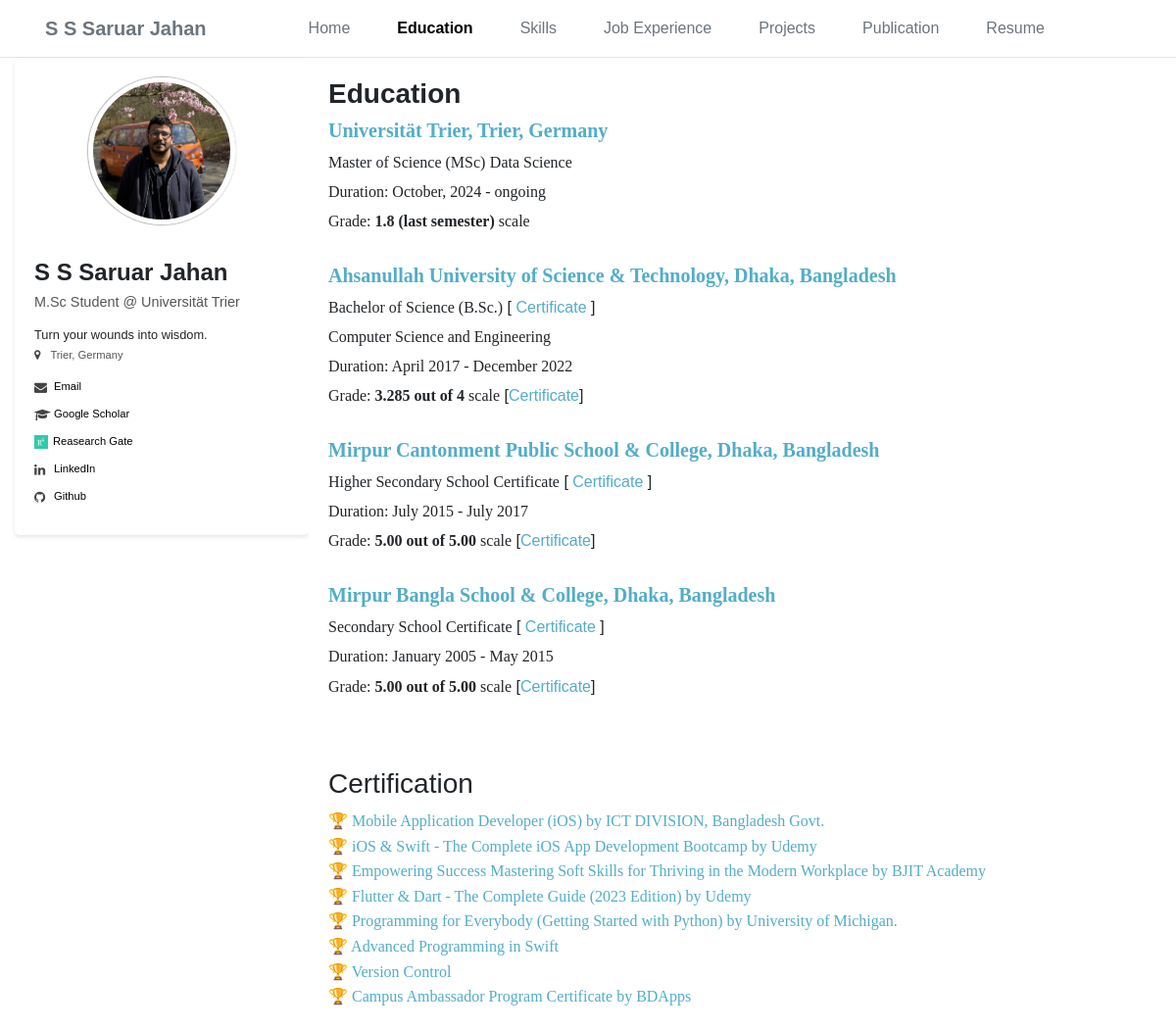
The app's page /education/ with its own data.
### portfolio/models.py (models this page shows)
class HomeSidebarInfo(models.Model):
    interestText = models.CharField(max_length=300)
    locaionText = models.CharField(max_length=300)
    emailText = models.EmailField(("example@gmail.com"), max_length=254)
    googleScholarLink = models.CharField(max_length=300)
    linkedInLink = models.CharField(max_length=300)
    twitterLink = models.CharField(max_length=300)
    githubLink = models.CharField(max_length=300)
    orcidLink = models.CharField(max_length=300)
    researchGateLink = models.CharField(max_length=300)

class EducationItem(models.Model):
    schoolNameText = models.CharField(max_length=300)
    schoolWebsiteLink = models.CharField(max_length=300, blank = True, null=True)
    degreeNameText = models.CharField(max_length=300)
    departmentNameText = models.CharField(max_length=300, blank = True, null=True)
    certificateLink = models.CharField(max_length=300, blank = True, null=True)
    durationText = models.CharField(max_length=300)
    gradeText = models.CharField(max_length=300, blank = True, null=True)
    transcriptLink = models.CharField(max_length=300, blank = True, null=True)

class AchievementItem(models.Model):
    title = models.CharField(max_length=100)
    acheivementLink = models.URLField(
        max_length=200,
        validators=[URLValidator()],
        blank=True,
        null=True
    )

### portfolio/views.py (the view)
# urls.py: path("education/", views.education, name="education"),
def education(request):
    educationItems = EducationItem.objects.all()
    achievementItems = AchievementItem.objects.all()
    return render(request, "education.html", {"educationItems": educationItems, "achievementItems": achievementItems})

### portfolio/context_processors.py (called while the page is built)
def global_settings(request):
    from .models import HomeSidebarInfo
    sideBarItem = HomeSidebarInfo.objects.first
    return {
        'sideBarItem': sideBarItem
    }

### portfolio/templates/education.html (shortened to what this page needs)
{% extends "base.html" %} {% block title %} Education{% endblock  %}
{% load static %}
{% block extra_css %}
<link rel="stylesheet" href="{% static 'css/education.css' %}">
{% endblock %}
{% block content %}
    <div class="main-content">
        <h3><b>Education</b></h3>
        {% for item in educationItems %}
        <div>
            {%if item.schoolWebsiteLink == ""%}
            <h5><b class="styled-link">{{item.schoolNameText}}</b></h5><br>
            {%else%}
            <h5><a class="styled-link" href="{{item.schoolWebsiteLink}}"><b>{{item.schoolNameText}}</b> </a></h5><br>
            {%endif%}
                <h6> {{item.degreeNameText}} </h6>
            {%if item.certificateLink != null%}
            <span>
                [ <a class="styled-link" href="{{item.certificateLink}}">Certificate</a> ]
            </span>
            <br>
            {%endif%}
            {% if item.departmentNameText != null%}
            <h6>{{item.departmentNameText}}</h6><br>
            {%endif%}
            <h6>Duration: {{item.durationText}}</h6><br>
            <h6>Grade: <b>{{item.gradeText}}</b> scale </h6>
            {%if item.transcriptLink != null%}
                <span>[<a class="styled-link" href="{{item.transcriptLink}}">Certificate</a>]</span><br>
            {%endif%}
        </div>
        <br>
        {% endfor %}
    </div>
    <div class="main-content">
        <h3>Certification</h3>
        {%for item in achievementItems%}
           <div class="achievement-row">
                <p class="achievement-title"> <a class="styled-link"  href="{{item.acheivementLink}}">
              🏆 {{item.title}}  </a> </p>
          </div>
        {%endfor%}
    </div>
{% endblock content %}

### portfolio/templates/base.html (shortened to what this page needs)
{% load static %}
<!DOCTYPE html>
<html lang="en">
  <head>
    {% block extra_css %}
    {% endblock %}
    <link rel="stylesheet" href="https://cdnjs.cloudflare.com/ajax/libs/font-awesome/4.7.0/css/font-awesome.min.css" />
    <link rel="stylesheet" href="https://cdn.jsdelivr.net/npm/bootstrap-icons@1.11.3/font/bootstrap-icons.min.css" />
    <link rel="stylesheet" href="https://stackpath.bootstrapcdn.com/bootstrap/4.3.1/css/bootstrap.min.css" rel="stylesheet" />
    <link rel="stylesheet" href="{% static 'css/base.css' %}" />
  </head>
  <body>
    <div class="container-fluid">
      <nav class="navbar navbar-expand-xl bg-body-tertiary">
        <div class="container-fluid d-flex justify-content-between">
          <a class="navbar-brand text-secondary" href="{% url 'home' %}"><b>S S Saruar Jahan</b></a>
          <div class="collapse navbar-collapse justify-content-center" id="navbarNav">
            <div class="navbar-nav">
              <a class="nav-link text-secondary mx-3 {% if request.resolver_match.url_name == 'home' %} active{% endif %}" href="{% url 'home' %}">Home</a>
              <a class="nav-link text-secondary mx-3 {% if request.resolver_match.url_name == 'education' %} active{% endif %}" href="{% url 'education' %}" href="{% url 'education' %}">Education</a>
              <a class="nav-link text-secondary mx-3 {% if request.resolver_match.url_name == 'skill' %} active{% endif %}" href="{% url 'skill' %}" href="{% url 'skill' %}">Skills</a>
              <a class="nav-link text-secondary mx-3 " href="{% url 'job_experience' %}" href="{% url 'job_experience' %}«" href="{% url 'job_experience' %}">Job Experience</a>
              <a class="nav-link text-secondary mx-3 {% if request.resolver_match.url_name == 'project' %} active{% endif %}" href="{% url 'project' %}" href="{% url 'project' %}">Projects</a>
              <a class="nav-link text-secondary mx-3  {% if request.resolver_match.url_name == 'publication' %} active{% endif %}" href="{% url 'publication' %}">Publication</a>
              <a class="nav-link text-secondary mx-3  {% if request.resolver_match.url_name == 'resume' %} active{% endif %}" href="{% url 'resume' %}">Resume</a>
            </div>
          </div>
        </div>
      </nav>
    </div>
    <div class="container-fluid">
      <div class="row flex-column flex-md-row">
        <div class="col-12 col-lg-3">
          <div class="profile-sidebar " id="profile-sidebar">
            <div class="profile-header">
              <div class="profile-image">
                <img class="double-bordered-circle" src="{% static 'Assests/saruar.jpg' %}" alt="Profile Picture" class="profile-img" />
              </div>
            </div>
            <div style="display: flex; flex-direction: row;">
              <div class="profile-info">
                <h5 class="profile-name"><b>S S Saruar Jahan</b></h5>
                <p class="profile-title">M.Sc Student @ Universität Trier</p>
                <small>{{ sideBarItem.interestText }}</small>
              </div>
            </div>
            <div class="profile-details">
              <div class="location-info">
                <i class="fa fa-map-marker"></i>
                <span>{{ sideBarItem.locaionText }}</span>
              </div>
              <div class="profile-links">
                <div class="link-item">
                  <i class="fa fa-envelope"></i>
                  <a href="mailto:{{ sideBarItem.emailText }}">Email</a>
                </div>
                <div class="link-item">
                  <i class="fa fa-graduation-cap"></i>
                  <a href="{{ sideBarItem.googleScholarLink }}" target="_blank">Google Scholar</a>
                </div>
                <div class="link-item">
                  <img src="{% static 'icons/researchgate_icon.png' %}" alt="" class="follow-icon" style="margin-right: 5px;" />
                  <a href="{{ sideBarItem.researchGateLink }}" target="_blank">Reasearch Gate</a>
                </div>
                <div class="link-item">
                  <i class="fa fa-linkedin"></i>
                  <a href="{{ sideBarItem.linkedInLink }}" target="_blank">LinkedIn</a>
                </div>
                <div class="link-item">
                  <i class="fa fa-github"></i>
                  <a href="{{ sideBarItem.githubLink }}" target="_blank">Github</a>
                </div>
              </div>
            </div>
          </div>
        </div>
        <div class="col-12 col-lg-8">
          {% block content %}
          {% endblock %}
        </div>
      </div>
    </div>
  </body>
</html>

### static/css/education.css (style rules this page uses)
.main-content > div > h5, h6 { font-family: 'Times New Roman', Times, serif; display: inline-block; }
.achievement-title { display: block; font-family: 'Times New Roman', Times, serif; font-size: 1em; margin: 0; padding: 0; word-break: break-word; }
.achievement-row { display: inline; align-items: center; gap: 10px; flex-wrap: wrap; flex-direction: row; }

### static/css/base.css (style rules this page uses)
.active { font-weight: bold; color: black !important; }
* { margin: 0; padding: 0; box-sizing: border-box; }
body { font-family: Arial, sans-serif; line-height: 1.6; }
.main-content { flex: 1; padding: 20px; display: block; }
.follow-icon { width: 14px; height: 14px; color: gray; }
.profile-sidebar { width: 300px ; padding: 20px; position: sticky; border-radius: 5px; background-color: #fff; box-shadow: 0 2px 4px rgba(0, 0, 0, 0.1); margin-right: 20px; overflow-y: auto; align-self: flex-start; top: 20px; }
.profile-header { display: flex; flex-direction: column; align-items: center; margin-bottom: 20px; text-align: center; }
.profile-image { width: 150px; height: 150px; margin-bottom: 15px; border-radius: 50%; border: 5px solid #ffffff; box-shadow: 1px 0 0 0 #fff, 0 0 2px 0 #080808; overflow: hidden; }
.profile-image img { width: 100%; height: 100%; object-fit: cover; }
.profile-name { font-size: 1.5rem; font-weight: bold; margin: 0 0 5px 0; }
.profile-title { font-size: 0.9rem; color: #555; margin: 0 0 10px 0; line-height: 1.4; }
.location-info { display: flex; align-items: center; margin-bottom: 15px; font-size: 0.7rem; color: #555; }
.location-info i { margin-right: 10px; color: #444; }
.profile-links { display: flex; flex-direction: column; }
.link-item { display: flex; align-items: center; margin-bottom: 10px; font-size: small; }
.link-item i { width: 20px; color: #444; }
.link-item a { color: black; text-decoration: none; font-size: 0.7rem; }
.main-content { flex: 1; padding: 20px; background-color: #fff; border-radius: 5px; height: auto; overflow-y: auto; }
.styled-link { color: #52adc8; text-decoration: none; }

### records on screen
HomeSidebarInfo: interestText "Turn your wounds into wisdom.", locaionText "Trier, Germany"
EducationItem: schoolNameText "Universität Trier, Trier, Germany", degreeNameText "Master of Science (MSc)", departmentNameText "Data Science", durationText "October, 2024 - ongoing", gradeText "1.8 (last semester)"
EducationItem: schoolNameText "Ahsanullah University of Science & Technology, Dhaka, Bangladesh", degreeNameText "Bachelor of Science (B.Sc.)", departmentNameText "Computer Science and Engineering", durationText "April 2017 - December 2022", gradeText "3.285 out of 4"
EducationItem: schoolNameText "Mirpur Cantonment Public School & College, Dhaka, Bangladesh", degreeNameText "Higher Secondary School Certificate", durationText "July 2015 - July 2017", gradeText "5.00 out of 5.00"
EducationItem: schoolNameText "Mirpur Bangla School & College, Dhaka, Bangladesh", degreeNameText "Secondary School Certificate", durationText "January 2005 - May 2015", gradeText "5.00 out of 5.00"
AchievementItem: title "Mobile Application Developer (iOS) by ICT DIVISION, Bangladesh Govt."
AchievementItem: title "iOS & Swift - The Complete iOS App Development Bootcamp by Udemy"
AchievementItem: title "Empowering Success Mastering Soft Skills for Thriving in the Modern Workplace by BJIT Academy"
AchievementItem: title "Flutter & Dart - The Complete Guide (2023 Edition) by Udemy"
AchievementItem: title "Programming for Everybody (Getting Started with Python) by University of Michigan."
AchievementItem: title "Advanced Programming in Swift"
AchievementItem: title "Version Control"
AchievementItem: title "Campus Ambassador Program Certificate by BDApps"
